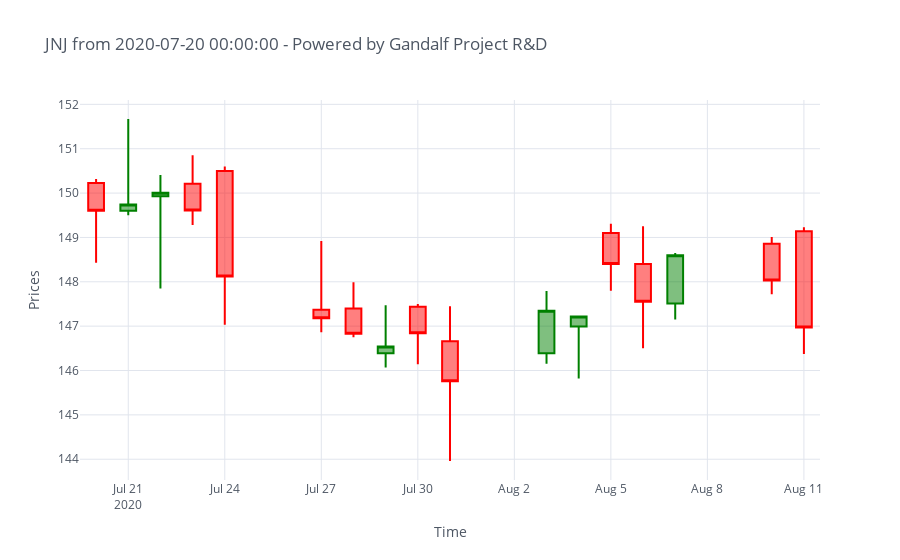

This figure's notebook cell:
### Code cell
plot_patterns_confirmation(dataset, results[0])

### Figure 1 — Plotly figure (JSON) as saved in the notebook; plotly's stock layout.template omitted (floating-point values rounded to 4 significant figures)
{"data": [{"close": [149.6, 149.7, 150.0, 149.6, 148.1, 147.2, 146.8, 146.5, 146.8, 145.8, 147.3, 147.2, 148.4, 147.6, 148.6, 148.0, 147.0], "decreasing": {"line": {"color": "red"}}, "high": [150.3, 151.7, 150.4, 150.8, 150.6, 148.9, 148.0, 147.5, 147.5, 147.4, 147.8, 147.2, 149.3, 149.2, 148.7, 149.0, 149.2], "increasing": {"line": {"color": "green"}}, "low": [148.4, 149.5, 147.8, 149.3, 147.0, 146.9, 146.8, 146.1, 146.1, 144.0, 146.2, 145.8, 147.8, 146.5, 147.2, 147.7, 146.4], "open": [150.2, 149.6, 149.9, 150.2, 150.5, 147.4, 147.4, 146.4, 147.4, 146.7, 146.4, 147.0, 149.1, 148.4, 147.5, 148.9, 149.1], "showlegend": false, "type": "candlestick", "x": ["2020-07-20", "2020-07-21", "2020-07-22", "2020-07-23", "2020-07-24", "2020-07-27", "2020-07-28", "2020-07-29", "2020-07-30", "2020-07-31", "2020-08-03", "2020-08-04", "2020-08-05", "2020-08-06", "2020-08-07", "2020-08-10", "2020-08-11"], "yaxis": "y2"}], "layout": {"legend": {"bgcolor": "#FFFFFF", "font": {"color": "#4D5663"}}, "paper_bgcolor": "#FFFFFF", "plot_bgcolor": "#FFFFFF", "title": {"font": {"color": "#4D5663"}, "text": "JNJ from 2020-07-20 00:00:00 - Powered by Gandalf Project R&D"}, "xaxis": {"gridcolor": "#E1E5ED", "rangeslider": {"visible": false}, "showgrid": true, "tickfont": {"color": "#4D5663"}, "title": {"font": {"color": "#4D5663"}, "text": "Time"}, "zerolinecolor": "#E1E5ED"}, "yaxis": {"gridcolor": "#E1E5ED", "showgrid": true, "showticklabels": false, "tickfont": {"color": "#4D5663"}, "title": {"font": {"color": "#4D5663"}, "text": "Prices"}, "zerolinecolor": "#E1E5ED"}, "yaxis2": {"gridcolor": "#E1E5ED", "showgrid": true, "tickfont": {"color": "#4D5663"}, "title": {"font": {"color": "#4D5663"}, "text": "Prices"}, "zerolinecolor": "#E1E5ED"}}}
